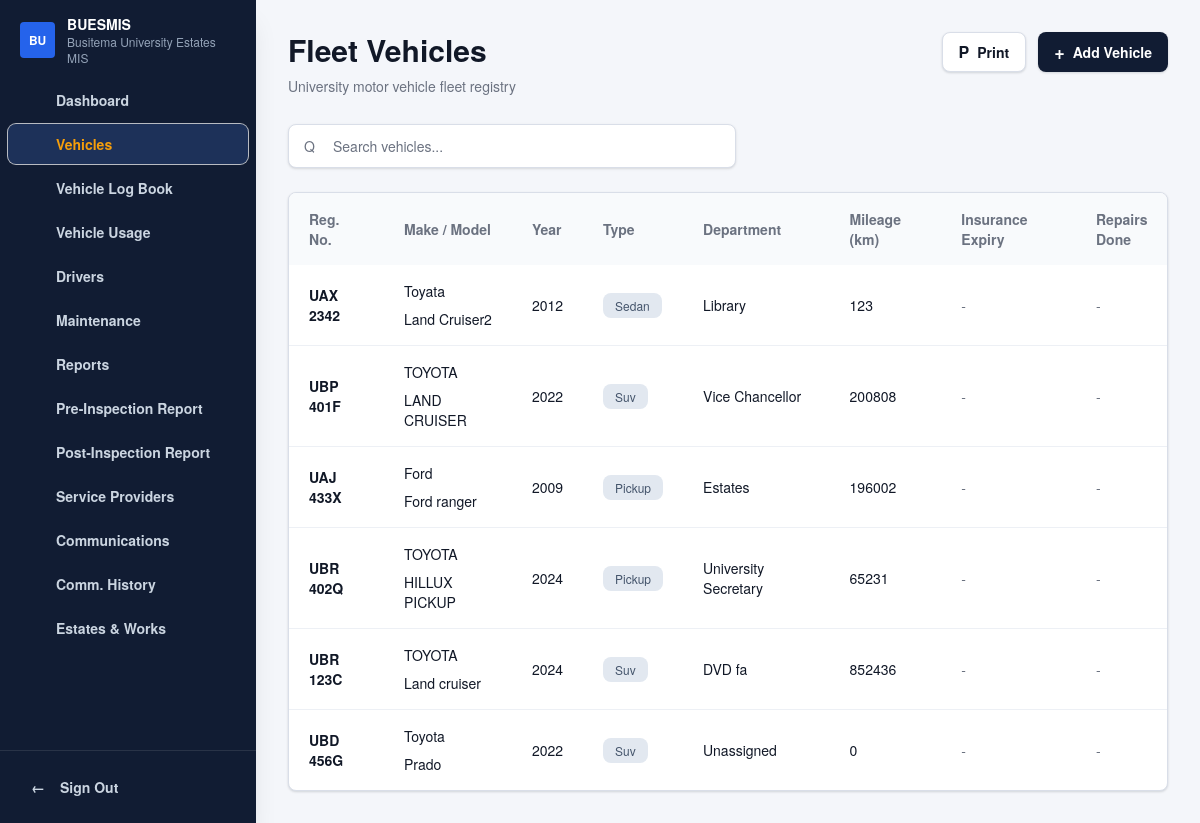
/modules/vehicles/index.php, run on the app's committed database.
### tables this page shows
CREATE TABLE `vehicles` (
  `id` int(10) UNSIGNED NOT NULL,
  `department_id` int(10) UNSIGNED DEFAULT NULL,
  `registration_no` varchar(50) NOT NULL,
  `make` varchar(100) NOT NULL,
  `model` varchar(100) NOT NULL,
  `manufacture_year` year(4) DEFAULT NULL,
  `vehicle_type` enum('sedan','suv','pickup','truck','van','bus','motorcycle','other') NOT NULL DEFAULT 'other',
  `fuel_type` enum('petrol','diesel','hybrid','electric','other') NOT NULL DEFAULT 'diesel',
  `current_mileage` int(10) UNSIGNED NOT NULL DEFAULT 0,
  `insurance_expiry` date DEFAULT NULL,
  `status` enum('active','maintenance','grounded','disposed') NOT NULL DEFAULT 'active',
  `notes` text DEFAULT NULL,
  `created_at` timestamp NOT NULL DEFAULT current_timestamp(),
  `updated_at` timestamp NULL DEFAULT NULL ON UPDATE current_timestamp()
);

### handlers/vehicle.php (called while the page is built, shortened)
<?php
require_once __DIR__ . '/../config/database.php';
function vehicleHandlerUrl(): string
{
    return '/fleet-system/handlers/vehicle.php';
}
function vehiclePullFlash(): ?array
{
    if (!isset($_SESSION['vehicle_flash']) || !is_array($_SESSION['vehicle_flash'])) {
        return null;
    }
    $flash = $_SESSION['vehicle_flash'];
    return $flash;
}
function vehicleNormalizeStatus(string $status): string
{
    return match ($status) {
        'active' => 'Active',
        'maintenance' => 'Maintenance',
        'grounded' => 'Grounded',
        'disposed' => 'Disposed',
        default => ucfirst($status),
    };
}
function vehicleNormalizeType(string $type): string
{
    return ucfirst($type);
}
function vehicleFetchPageData(): array
{
    $flash = vehiclePullFlash();
    $notification = $flash['notification'] ?? null;
    $formData = $flash['form_data'] ?? [];
    $openModal = (bool) ($flash['open_modal'] ?? false);
    $formMode = $flash['form_mode'] ?? 'create';
    $sql = <<<SQL
        SELECT
            v.id,
            v.registration_no,
            v.make,
            v.model,
            v.manufacture_year,
            v.vehicle_type,
            v.fuel_type,
            COALESCE(d.name, '-') AS department_name,
            v.current_mileage,
            v.insurance_expiry,
            v.status,
            v.notes
        FROM vehicles v
        LEFT JOIN departments d ON d.id = v.department_id
        ORDER BY v.created_at DESC, v.id DESC
    SQL;
    $vehicles = [];
    try {
        $rows = fleetDb()->query($sql)->fetchAll();
        foreach ($rows as $row) {
            $vehicles[] = [
                'id' => (int) $row['id'],
                'reg' => $row['registration_no'],
                'make' => $row['make'],
                'model' => $row['model'],
                'year' => $row['manufacture_year'] ?: '-',
                'type' => vehicleNormalizeType((string) $row['vehicle_type']),
                'type_value' => (string) $row['vehicle_type'],
                'fuel_type' => (string) $row['fuel_type'],
                'department' => $row['department_name'],
                'mileage' => (string) $row['current_mileage'],
                'insurance' => $row['insurance_expiry'] ?: '-',
                'insurance_raw' => $row['insurance_expiry'] ?: '',
                'repairs' => trim((string) ($row['notes'] ?? '')) !== '' ? trim((string) $row['notes']) : '-',
                'repairs_raw' => trim((string) ($row['notes'] ?? '')),
                'status' => vehicleNormalizeStatus((string) $row['status']),
                'status_value' => (string) $row['status'],
            ];
        }
    } catch (Throwable $exception) {
        $notification = [
            'type' => 'error',
            'title' => 'Unable to load vehicles',
            'message' => 'The vehicles list could not be loaded from the database right now.',
        ];
    }
    return [
        'vehicles' => $vehicles,
        'hasVehicles' => count($vehicles) > 0,
        'vehicleNotification' => $notification,
        'vehicleFormData' => $formData,
        'shouldOpenVehicleModal' => $openModal,
        'vehicleFormMode' => $formMode,
        'vehicleFormAction' => vehicleHandlerUrl(),
    ];
}

### config/database.php (called while the page is built, shortened)
<?php
$dbHost = getenv('FLEET_DB_HOST') ?: '127.0.0.1';
$dbPort = getenv('FLEET_DB_PORT') ?: '3306';
$dbName = getenv('FLEET_DB_NAME') ?: 'fleet_system';
$dbUser = getenv('FLEET_DB_USER') ?: 'root';
$dbPass = getenv('FLEET_DB_PASS') ?: '';
$dsn = sprintf(
    'mysql:host=%s;port=%s;dbname=%s;charset=utf8mb4',
    $dbHost,
    $dbPort,
    $dbName
);
try {
    $pdo = new PDO($dsn, $dbUser, $dbPass, [
        PDO::ATTR_ERRMODE => PDO::ERRMODE_EXCEPTION,
        PDO::ATTR_DEFAULT_FETCH_MODE => PDO::FETCH_ASSOC,
        PDO::ATTR_EMULATE_PREPARES => false,
    ]);
} catch (PDOException $e) {
    http_response_code(500);
    die('Database connection failed. Please confirm MySQL is running and the fleet_system database exists.');
}
function fleetDb(): PDO
{
    global $pdo;
    return $pdo;
}

### modules/vehicles/index.php (the view, shortened to what this page needs)
<?php
require_once __DIR__ . '/../../handlers/vehicle.php';
extract(vehicleFetchPageData());
include __DIR__ . '/../../includes/header.php';
include __DIR__ . '/../../includes/sidebar.php';
?>
<main class="min-h-screen lg:pl-64">
    <div class="mx-auto max-w-[1320px] px-4 py-8 sm:px-6 lg:px-8">
        <div class="mb-7 flex flex-col gap-4 lg:flex-row lg:items-start lg:justify-between">
            <div>
                <h1 class="text-2xl font-extrabold tracking-normal text-fleet-ink sm:text-3xl">Fleet Vehicles</h1>
                <p class="mt-2 text-sm text-fleet-muted">University motor vehicle fleet registry</p>
            </div>
            <div class="flex flex-wrap items-center gap-3">
                <button type="button" data-print-page class="inline-flex h-10 items-center gap-2 rounded-lg border border-fleet-line bg-fleet-surface px-4 text-sm font-semibold text-fleet-ink shadow-fleet-card hover:bg-fleet-surface-muted">
                    <span class="text-base">P</span>
                    <span>Print</span>
                </button>
                <button type="button" data-open-vehicle-modal class="inline-flex h-10 items-center gap-2 rounded-lg bg-fleet-sidebar px-4 text-sm font-semibold text-white shadow-fleet-card hover:bg-fleet-sidebar-active">
                    <span class="text-lg leading-none">+</span>
                    <span>Add Vehicle</span>
                </button>
            </div>
        </div>
        <div class="mb-6 max-w-md">
            <label class="relative block">
                <span class="pointer-events-none absolute left-4 top-1/2 -translate-y-1/2 text-fleet-muted">Q</span>
                <input id="vehicle-search" type="search" class="h-11 w-full rounded-lg border border-fleet-line bg-fleet-surface py-2 pl-11 pr-4 text-sm text-fleet-ink shadow-sm outline-none transition placeholder:text-fleet-muted focus:border-fleet-primary focus:ring-4 focus:ring-blue-100" placeholder="Search vehicles...">
            </label>
        </div>
        <section class="<?= $hasVehicles ? 'block' : 'hidden'; ?> overflow-hidden rounded-lg border border-fleet-line bg-fleet-surface shadow-fleet-card">
            <div class="overflow-x-auto">
                <table class="w-full min-w-[1180px] text-left text-sm" data-vehicle-table>
                    <thead class="bg-fleet-surface-muted text-fleet-muted">
                        <tr>
                            <th class="px-5 py-4 font-semibold">Reg. No.</th>
                            <th class="px-5 py-4 font-semibold">Make / Model</th>
                            <th class="px-5 py-4 font-semibold">Year</th>
                            <th class="px-5 py-4 font-semibold">Type</th>
                            <th class="px-5 py-4 font-semibold">Department</th>
                            <th class="px-5 py-4 font-semibold">Mileage (km)</th>
                            <th class="px-5 py-4 font-semibold">Insurance Expiry</th>
                            <th class="px-5 py-4 font-semibold">Repairs Done</th>
                        </tr>
                    </thead>
                    <tbody class="divide-y divide-fleet-line-soft">
                        <?php foreach ($vehicles as $vehicle): ?>
                            <tr
                                class="vehicle-row hover:bg-fleet-surface-muted/70"
                                data-search="<?= htmlspecialchars(strtolower(implode(' ', $vehicle)), ENT_QUOTES, 'UTF-8'); ?>"
                                data-vehicle-id="<?= htmlspecialchars((string) $vehicle['id'], ENT_QUOTES, 'UTF-8'); ?>"
                                data-registration-number="<?= htmlspecialchars($vehicle['reg'], ENT_QUOTES, 'UTF-8'); ?>"
                                data-make="<?= htmlspecialchars($vehicle['make'], ENT_QUOTES, 'UTF-8'); ?>"
                                data-model="<?= htmlspecialchars($vehicle['model'], ENT_QUOTES, 'UTF-8'); ?>"
                                data-year="<?= htmlspecialchars($vehicle['year'] === '-' ? '' : (string) $vehicle['year'], ENT_QUOTES, 'UTF-8'); ?>"
                                data-vehicle-type="<?= htmlspecialchars($vehicle['type_value'], ENT_QUOTES, 'UTF-8'); ?>"
                                data-fuel-type="<?= htmlspecialchars($vehicle['fuel_type'], ENT_QUOTES, 'UTF-8'); ?>"
                                data-department="<?= htmlspecialchars($vehicle['department'] === '-' ? '' : $vehicle['department'], ENT_QUOTES, 'UTF-8'); ?>"
                                data-current-mileage="<?= htmlspecialchars($vehicle['mileage'], ENT_QUOTES, 'UTF-8'); ?>"
                                data-insurance-expiry="<?= htmlspecialchars($vehicle['insurance_raw'], ENT_QUOTES, 'UTF-8'); ?>"
                                data-status="<?= htmlspecialchars($vehicle['status_value'], ENT_QUOTES, 'UTF-8'); ?>"
                                data-status-label="<?= htmlspecialchars($vehicle['status'], ENT_QUOTES, 'UTF-8'); ?>"
                                data-repairs-done="<?= htmlspecialchars($vehicle['repairs_raw'], ENT_QUOTES, 'UTF-8'); ?>"
                            >
                                <td class="px-5 py-4 font-extrabold text-fleet-ink"><?= htmlspecialchars($vehicle['reg'], ENT_QUOTES, 'UTF-8'); ?></td>
                                <td class="px-5 py-4 text-fleet-ink">
                                    <span class="block"><?= htmlspecialchars($vehicle['make'], ENT_QUOTES, 'UTF-8'); ?></span>
                                    <span class="mt-2 block"><?= htmlspecialchars($vehicle['model'], ENT_QUOTES, 'UTF-8'); ?></span>
                                </td>
                                <td class="px-5 py-4 text-fleet-ink"><?= htmlspecialchars($vehicle['year'], ENT_QUOTES, 'UTF-8'); ?></td>
                                <td class="px-5 py-4">
                                    <span class="rounded-lg bg-slate-200 px-3 py-1 text-xs font-medium text-slate-600"><?= htmlspecialchars($vehicle['type'], ENT_QUOTES, 'UTF-8'); ?></span>
                                </td>
                                <td class="px-5 py-4 text-fleet-ink"><?= htmlspecialchars($vehicle['department'], ENT_QUOTES, 'UTF-8'); ?></td>
                                <td class="px-5 py-4 text-fleet-ink"><?= htmlspecialchars($vehicle['mileage'], ENT_QUOTES, 'UTF-8'); ?></td>
                                <td class="px-5 py-4 text-fleet-muted"><?= htmlspecialchars($vehicle['insurance'], ENT_QUOTES, 'UTF-8'); ?></td>
                                <td class="max-w-[18rem] px-5 py-4 text-fleet-muted"><?= htmlspecialchars($vehicle['repairs'], ENT_QUOTES, 'UTF-8'); ?></td>
                            </tr>
                        <?php endforeach; ?>
                    </tbody>
                </table>
            </div>
        </section>
    </div>
</main>
<?php include __DIR__ . '/../../includes/footer.php'; ?>

### data on the page
vehicles: registration_no "UAX 2342", make "Toyata", model "Land Cruiser2", manufacture_year "2012", type "Sedan", department "Library", current_mileage "123", insurance "-", repairs "-"
vehicles: registration_no "UBP 401F", make "TOYOTA", model "LAND CRUISER", manufacture_year "2022", type "Suv", department "Vice Chancellor", current_mileage "200808", insurance "-", repairs "-"
vehicles: registration_no "UAJ 433X", make "Ford", model "Ford ranger", manufacture_year "2009", type "Pickup", department "Estates", current_mileage "196002", insurance "-", repairs "-"
vehicles: registration_no "UBR 402Q", make "TOYOTA", model "HILLUX PICKUP", manufacture_year "2024", type "Pickup", department "University Secretary", current_mileage "65231", insurance "-", repairs "-"
vehicles: registration_no "UBR 123C", make "TOYOTA", model "Land cruiser", manufacture_year "2024", type "Suv", department "DVD fa", current_mileage "852436", insurance "-", repairs "-"
vehicles: registration_no "UBD 456G", make "Toyota", model "Prado", manufacture_year "2022", type "Suv", department "Unassigned", current_mileage "0", insurance "-", repairs "-"

### other printed values
$item['label'] "Dashboard"
$item['label'] "Vehicles"
$item['label'] "Vehicle Log Book"
$item['label'] "Vehicle Usage"
$item['label'] "Drivers"
$item['label'] "Maintenance"
$item['label'] "Reports"
$item['label'] "Pre-Inspection Report"
$item['label'] "Post-Inspection Report"
$item['label'] "Service Providers"
$item['label'] "Communications"
$item['label'] "Comm. History"
$item['label'] "Estates & Works"
